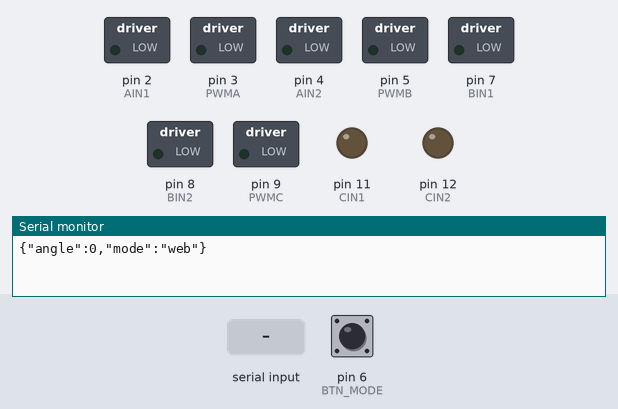
A sketch run on a simulated Arduino Uno, built with avr-gcc and run on an emulated ATmega328P. Shown: switched loads named in the sketch (green lamp = pin HIGH), output pins drawn as LEDs (lit = HIGH), the last lines printed to the serial monitor. The test bench sets the inputs (shaded band); at power-on: pin 6 (BTN_MODE) HIGH.

Above: at 1.2 s.
1.3 s: "GL\n" received over Serial
At 2.3 s:
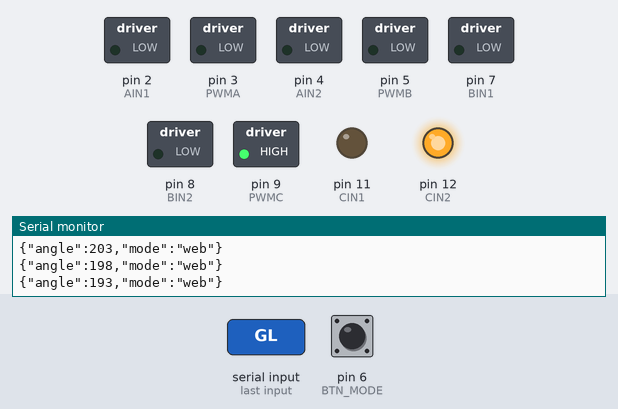
4.3 s: "GR\n" received over Serial
At 5.7 s:
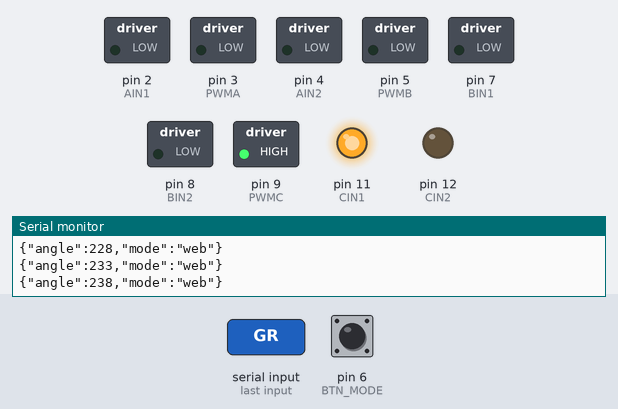
7.3 s: "CL\n" received over Serial
At 8.1 s:
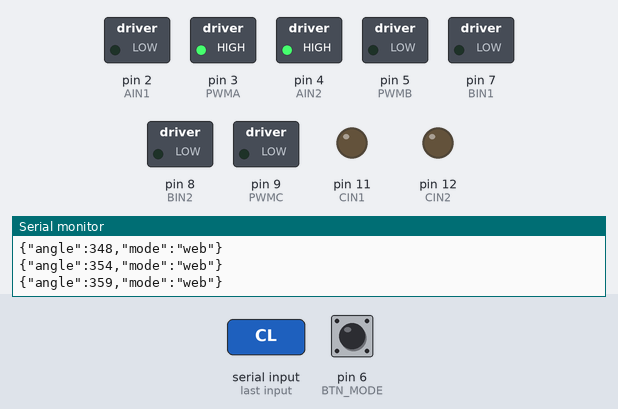
10.3 s: "CR\n" received over Serial
At 11.5 s:
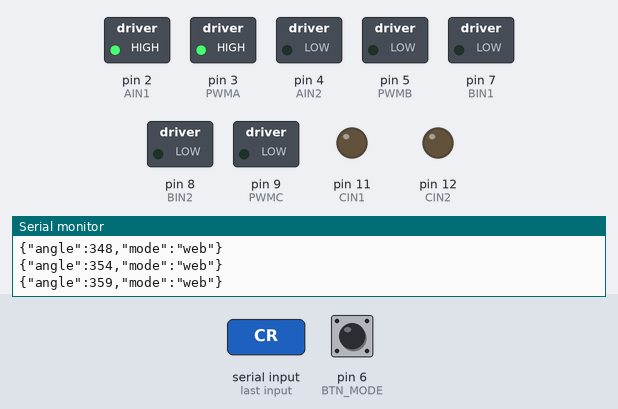
13.3 s: "EU\n" received over Serial
At 13.7 s:
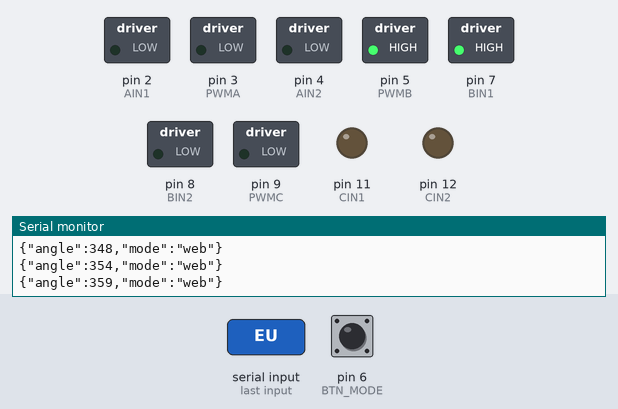
16.3 s: "ED\n" received over Serial
At 17.2 s:
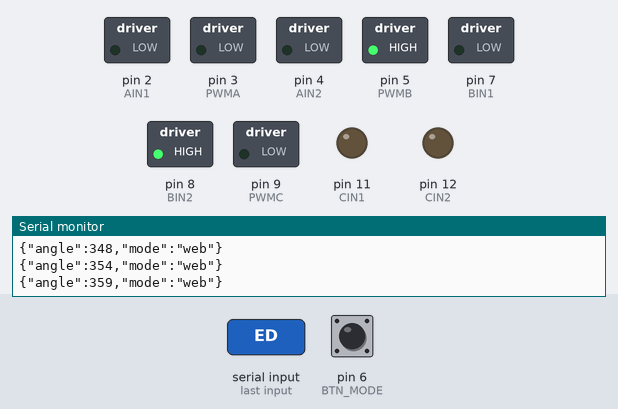
Timing chart, 0 to 19.8 s (numbered marks = the images above; inputs shaded):
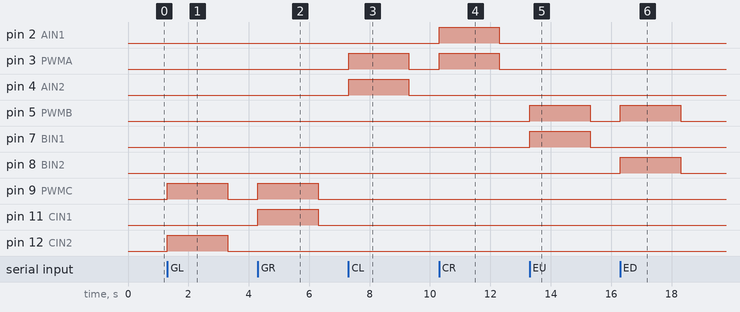

Measured:
- after the input at 1.3 s, pin 9 (PWMC), pin 12 (CIN2): LOW → HIGH at once, → LOW 2.0 s later
- after the input at 4.3 s, pin 9 (PWMC), pin 11 (CIN1): LOW → HIGH at once, → LOW 2.0 s later
- after the input at 7.3 s, pin 3 (PWMA), pin 4 (AIN2): LOW → HIGH at once, → LOW 2.0 s later
- after the input at 10.3 s, pin 2 (AIN1), pin 3 (PWMA): LOW → HIGH at once, → LOW 2.0 s later
- after the input at 13.3 s, pin 5 (PWMB), pin 7 (BIN1): LOW → HIGH at once, → LOW 2.0 s later
- after the input at 16.3 s, pin 5 (PWMB), pin 8 (BIN2): LOW → HIGH at once, → LOW 2.0 s later

The sketch:

gr_a_arduino.ino
```cpp
#include <SoftwareSerial.h>

// Pines para motores DC (TB6612FNG 1)
#define AIN1 2   // Motor A (Carro) - Dirección 1
#define AIN2 4   // Motor A (Carro) - Dirección 2
#define PWMA 3   // Motor A (Carro) - PWM
#define BIN1 7   // Motor B (Elevación) - Dirección 1
#define BIN2 8   // Motor B (Elevación) - Dirección 2
#define PWMB 5   // Motor B (Elevación) - PWM

// Pines para motor DC (TB6612FNG 2)
#define CIN1 11  // Motor C (Giro) - Dirección 1
#define CIN2 12  // Motor C (Giro) - Dirección 2
#define PWMC 9   // Motor C (Giro) - PWM

// Pines para Joysticks
#define JOY_CARRO A0     // Joystick 1 Eje X -> Carro
#define JOY_GIRO A2      // Joystick 1 Eje Y -> Giro
#define JOY_ELEVACION A1  // Joystick 2 Eje X -> Elevación
#define BTN_MODE 6       // Pulsador Joystick 2 -> Conmutador de Modo

// Puerto Serie por Software para depuración hacia el ESP32
// D10 = RX (no usado para transmitir, pero requerido por SoftwareSerial)
// D13 = TX (conecta al RX GPIO 16 del ESP32)
SoftwareSerial debugSerial(10, 13);

// Velocidades máximas configurables para cada motor (rango PWM: 0 a 255)
const int MAX_SPEED_CARRO = 255;
const int MAX_SPEED_ELEVACION = 255;
const int MAX_SPEED_GIRO = 255;

// Configuración de Joystick
const int DEADZONE = 80; // Zona muerta analógica incrementada a 80 para filtrar drift/ruido y evitar movimiento en reposo

// Estado del sistema
bool manualMode = false; // false = Modo Web (por defecto), true = Modo Manual (Joysticks)
int currentGiroSpeed = 0; // Velocidad de giro actual para estimación de ángulo
float estimatedAngle = 0.0; // Ángulo estimado en punto flotante
long lastSentAngle = 0; // Último ángulo reportado por Serial

// Telemetría y Seguridad
unsigned long lastCommandTime = 0;
const unsigned long TIMEOUT = 2000; // 2 segundos de inactividad para frenado automático en modo Web
const unsigned long DEBOUNCE_DELAY = 50; // Retardo de anti-rebote (ms)

// Variables para debouncing del botón físico
int currentButtonState = HIGH;
int lastButtonState = HIGH;
unsigned long lastDebounceTime = 0;

void setup() {
  // Configurar pines de dirección y PWM de motores como salidas
  pinMode(AIN1, OUTPUT);
  pinMode(AIN2, OUTPUT);
  pinMode(PWMA, OUTPUT);
  pinMode(BIN1, OUTPUT);
  pinMode(BIN2, OUTPUT);
  pinMode(PWMB, OUTPUT);
  pinMode(CIN1, OUTPUT);
  pinMode(CIN2, OUTPUT);
  pinMode(PWMC, OUTPUT);

  // Configurar pin del botón con resistencia pull-up interna
  pinMode(BTN_MODE, INPUT_PULLUP);

  // Iniciar comunicación serial principal (USB) a 9600 bps
  Serial.begin(9600);

  // Iniciar puerto de depuración por software (hacia el ESP32) a 9600 bps
  debugSerial.begin(9600);
  debugSerial.println("[SYSTEM] Iniciando sistema de grúa torre...");

  // Inicializar motores detenidos
  stopAllMotors();

  // Enviar estado inicial del modo
  sendModeUpdate();
}

void loop() {
  unsigned long now = millis();

  // 1. Debounce y lectura del botón físico (D6)
  int reading = digitalRead(BTN_MODE);
  if (reading != lastButtonState) {
    lastDebounceTime = now;
  }

  if ((now - lastDebounceTime) > DEBOUNCE_DELAY) {
    if (reading != currentButtonState) {
      currentButtonState = reading;
      // Transición a presionado (el pin pasa a LOW cuando se pulsa)
      if (currentButtonState == LOW) {
        manualMode = !manualMode;
        sendModeUpdate();
        stopAllMotors();
      }
    }
  }
  lastButtonState = reading;

  // 2. Procesar comandos seriales desde USB
  if (Serial.available()) {
    String command = Serial.readStringUntil('\n');
    command.trim();
    processCommand(command);
    lastCommandTime = now;
  }

  // 3. Control de motores según el modo activo
  if (manualMode) {
    // Lectura de los Joysticks físicos
    int devCarro = analogRead(JOY_CARRO) - 512;
    int devElev = analogRead(JOY_ELEVACION) - 512;
    int devGiro = analogRead(JOY_GIRO) - 512;

    int speedCarro = mapJoystick(devCarro, MAX_SPEED_CARRO);
    int speedElev = mapJoystick(devElev, MAX_SPEED_ELEVACION);
    int speedGiro = mapJoystick(devGiro, MAX_SPEED_GIRO);

    setMotorA(speedCarro);
    setMotorB(speedElev);
    setMotorC(speedGiro);
  } else {
    // Frenado automático por timeout en modo Web
    if (now - lastCommandTime > TIMEOUT) {
      stopAllMotors();
    }
  }

  // 4. Estimación del ángulo de rotación de la pluma (Giro)
  static unsigned long lastAngleTime = 0;
  if (lastAngleTime == 0) lastAngleTime = now;
  unsigned long dt = now - lastAngleTime;
  lastAngleTime = now;

  if (currentGiroSpeed != 0) {
    // A velocidad máxima (PWM 255), gira a 30 RPM (180 grados por segundo)
    float speedFactor = (float)currentGiroSpeed / 255.0;
    estimatedAngle += speedFactor * 180.0 * ((float)dt / 1000.0);

    // Normalizar ángulo entre [0, 360)
    if (estimatedAngle >= 360.0) estimatedAngle -= 360.0;
    if (estimatedAngle < 0.0) estimatedAngle += 360.0;
  }

  long angleInt = (long)estimatedAngle;
  if (angleInt != lastSentAngle) {
    lastSentAngle = angleInt;
    sendTelemetry();
  }
}

// Mapea la lectura del joystick analógico a un rango de velocidad PWM respetando la velocidad máxima
int mapJoystick(int dev, int maxSpeed) {
  if (abs(dev) < DEADZONE) {
    return 0;
  }
  int sign = (dev > 0) ? 1 : -1;
  int absDev = abs(dev);
  int speed = map(absDev, DEADZONE, 512, 0, maxSpeed);
  if (speed > maxSpeed) {
    speed = maxSpeed;
  }
  return sign * speed;
}

// Envía la telemetría en formato JSON a través del puerto serie principal USB (Serial)
void sendTelemetry() {
  Serial.print("{\"angle\":");
  Serial.print(lastSentAngle);
  Serial.print(",\"mode\":\"");
  Serial.print(manualMode ? "manual" : "web");
  Serial.println("\"}");
}

// Envía el estado actual del modo de control al depurador
void sendModeUpdate() {
  sendTelemetry();
  if (manualMode) {
    debugSerial.println("[SYSTEM] Modo cambiado a MANUAL.");
  } else {
    debugSerial.println("[SYSTEM] Modo cambiado a WEB.");
  }
}

// Procesa los comandos serie recibidos de la laptop por USB
void processCommand(String cmd) {
  if (cmd == "MM") {
    manualMode = true;
    sendModeUpdate();
    stopAllMotors();
    debugSerial.println("[CMD] Modo cambiado a MANUAL.");
  } else if (cmd == "MW") {
    manualMode = false;
    sendModeUpdate();
    stopAllMotors();
    debugSerial.println("[CMD] Modo cambiado a WEB.");
  } else if (!manualMode) {
    // Comandos de movimiento sólo permitidos en modo Web
    if (cmd == "CL") {
      setMotorA(-MAX_SPEED_CARRO);
      debugSerial.println("[CMD] Carro a la IZQUIERDA.");
    } else if (cmd == "CR") {
      setMotorA(MAX_SPEED_CARRO);
      debugSerial.println("[CMD] Carro a la DERECHA.");
    } else if (cmd == "EU") {
      setMotorB(MAX_SPEED_ELEVACION);
      debugSerial.println("[CMD] Elevación ARRIBA.");
    } else if (cmd == "ED") {
      setMotorB(-MAX_SPEED_ELEVACION);
      debugSerial.println("[CMD] Elevación ABAJO.");
    } else if (cmd == "GL") {
      setMotorC(-MAX_SPEED_GIRO);
      debugSerial.println("[CMD] Giro a la IZQUIERDA.");
    } else if (cmd == "GR") {
      setMotorC(MAX_SPEED_GIRO);
      debugSerial.println("[CMD] Giro a la DERECHA.");
    } else if (cmd == "S") {
      stopAllMotors();
      debugSerial.println("[CMD] Motores DETENIDOS.");
    }
  }
}

// Controla el Motor A (Carro)
void setMotorA(int speed) {
  if (speed > 0) {
    digitalWrite(AIN1, HIGH);
    digitalWrite(AIN2, LOW);
    analogWrite(PWMA, speed);
  } else if (speed < 0) {
    digitalWrite(AIN1, LOW);
    digitalWrite(AIN2, HIGH);
    analogWrite(PWMA, -speed);
  } else {
    digitalWrite(AIN1, LOW);
    digitalWrite(AIN2, LOW);
    analogWrite(PWMA, 0);
  }
}

// Controla el Motor B (Elevación)
void setMotorB(int speed) {
  if (speed > 0) {
    digitalWrite(BIN1, HIGH);
    digitalWrite(BIN2, LOW);
    analogWrite(PWMB, speed);
  } else if (speed < 0) {
    digitalWrite(BIN1, LOW);
    digitalWrite(BIN2, HIGH);
    analogWrite(PWMB, -speed);
  } else {
    digitalWrite(BIN1, LOW);
    digitalWrite(BIN2, LOW);
    analogWrite(PWMB, 0);
  }
}

// Controla el Motor C (Giro)
void setMotorC(int speed) {
  if (speed > 0) {
    digitalWrite(CIN1, HIGH);
    digitalWrite(CIN2, LOW);
    analogWrite(PWMC, speed);
    currentGiroSpeed = speed;
  } else if (speed < 0) {
    digitalWrite(CIN1, LOW);
    digitalWrite(CIN2, HIGH);
    analogWrite(PWMC, -speed);
    currentGiroSpeed = speed;
  } else {
    digitalWrite(CIN1, LOW);
    digitalWrite(CIN2, LOW);
    analogWrite(PWMC, 0);
    currentGiroSpeed = 0;
  }
}

// Detiene todos los motores
void stopAllMotors() {
  setMotorA(0);
  setMotorB(0);
  setMotorC(0);
}
```
